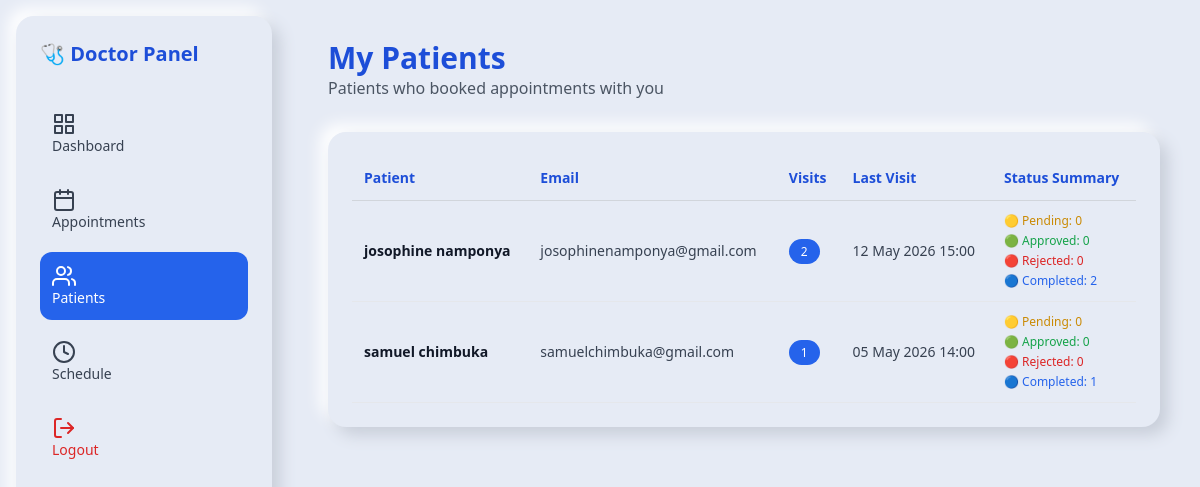
The app's page /patient_list.php (signed in) with its own data.
### tables this page shows
CREATE TABLE IF NOT EXISTS `users` (
  `id` int NOT NULL AUTO_INCREMENT,
  `name` varchar(100) NOT NULL,
  `email` varchar(150) NOT NULL,
  `national_identification` varchar(50) NOT NULL,
  `password` varchar(255) NOT NULL,
  `role` enum('patient','doctor','admin') NOT NULL DEFAULT 'patient',
  `created_at` timestamp NULL DEFAULT CURRENT_TIMESTAMP,
  `status` varchar(20) DEFAULT 'active',
  `profile_image` varchar(255) DEFAULT NULL,
  PRIMARY KEY (`id`),
  UNIQUE KEY `email` (`email`),
  UNIQUE KEY `national_identification` (`national_identification`)
);

### patient_list.php (the view, shortened to what this page needs)
<?php
require "db.php";
$doctor = $_SESSION['user'];
$doctor_id = $doctor['id'];
$stmt = $conn->prepare("
    SELECT
        u.id AS patient_id,
        u.name AS patient_name,
        u.email,
        COUNT(a.id) AS total_visits,
        MAX(a.appointment_date) AS last_visit,
        SUM(CASE WHEN a.status='pending' THEN 1 ELSE 0 END) AS pending,
        SUM(CASE WHEN a.status='approved' THEN 1 ELSE 0 END) AS approved,
        SUM(CASE WHEN a.status='rejected' THEN 1 ELSE 0 END) AS rejected,
        SUM(CASE WHEN a.status='completed' THEN 1 ELSE 0 END) AS completed
    FROM appointments a
    JOIN users u ON u.id = a.patient_id
    WHERE a.doctor_id = ?
    GROUP BY a.patient_id
    ORDER BY last_visit DESC
");
$stmt->bind_param("i", $doctor_id);
$stmt->execute();
$patients = $stmt->get_result();
?>
<!DOCTYPE html>
<html>
<head>
<script src="https://cdn.tailwindcss.com"></script>
</head>
<body class="bg-[#e6ebf5] dark:bg-[#0B1220] text-gray-900 dark:text-white">
<div class="flex min-h-screen">
<aside class="w-64 card m-4 p-6">
    <h1 class="text-xl font-bold mb-8 text-blue-700 dark:text-blue-400">🩺 Doctor Panel</h1>
    <nav class="space-y-2 text-sm">
        <a href="doctor.php" class="block p-3 rounded-xl text-gray-700 dark:text-gray-300 hover:bg-blue-100 dark:hover:bg-gray-700">
            <i data-feather="grid"></i> Dashboard
        </a>
        <a href="doctor_appointments.php" class="block p-3 rounded-xl text-gray-700 dark:text-gray-300 hover:bg-blue-100 dark:hover:bg-gray-700">
            <i data-feather="calendar"></i> Appointments
        </a>
        <a href="patients.php" class="block p-3 rounded-xl bg-blue-600 text-white">
            <i data-feather="users"></i> Patients
        </a>
        <a href="doctor_schedule.php" class="block p-3 rounded-xl text-gray-700 dark:text-gray-300 hover:bg-blue-100 dark:hover:bg-gray-700">
            <i data-feather="clock"></i> Schedule
        </a>
        <a href="logout.php" class="block p-3 rounded-xl text-red-600 hover:bg-red-100 dark:hover:bg-gray-800">
            <i data-feather="log-out"></i> Logout
        </a>
    </nav>
</aside>
<main class="flex-1 p-10">
<div class="mb-8">
    <h2 class="text-3xl font-bold text-blue-700 dark:text-blue-300">My Patients</h2>
    <p class="text-gray-600 dark:text-gray-400">Patients who booked appointments with you</p>
</div>
<div class="card p-6 overflow-x-auto">
<table class="w-full text-sm">
<thead>
<tr class="border-b border-gray-300 dark:border-gray-700 text-blue-700 dark:text-blue-300">
    <th class="p-3 text-left">Patient</th>
    <th class="p-3 text-left">Email</th>
    <th class="p-3 text-left">Visits</th>
    <th class="p-3 text-left">Last Visit</th>
    <th class="p-3 text-left">Status Summary</th>
</tr>
</thead>
<tbody>
<?php while($p = $patients->fetch_assoc()): ?>
<tr class="border-b border-gray-200 dark:border-gray-800 hover:bg-blue-50 dark:hover:bg-gray-800">
    <td class="p-3 font-semibold">
        <?= htmlspecialchars($p['patient_name']) ?>
    </td>
    <td class="p-3 text-gray-700 dark:text-gray-300">
        <?= htmlspecialchars($p['email']) ?>
    </td>
    <td class="p-3">
        <span class="px-3 py-1 bg-blue-600 text-white rounded-full text-xs">
            <?= $p['total_visits'] ?>
        </span>
    </td>
    <td class="p-3 text-gray-700 dark:text-gray-300">
        <?= date("d M Y H:i", strtotime($p['last_visit'])) ?>
    </td>
    <td class="p-3 text-xs space-y-1">
        <div class="text-yellow-600">🟡 Pending: <?= $p['pending'] ?></div>
        <div class="text-green-600">🟢 Approved: <?= $p['approved'] ?></div>
        <div class="text-red-600">🔴 Rejected: <?= $p['rejected'] ?></div>
        <div class="text-blue-600">🔵 Completed: <?= $p['completed'] ?></div>
    </td>
</tr>
<?php endwhile; ?>
</tbody>
</table>
</div>
</main>
</div>
</body>
</html>

### patient_list.php (style rules this page uses)
.card { background: #e6ebf5; border-radius: 18px; box-shadow: 8px 8px 16px #c8ced9, -8px -8px 16px #ffffff; transition: 0.2s ease; }

### records on screen
users: name "josophine namponya", email "josophinenamponya@gmail.com", total_visits "2", last_visit "12 May 2026 15:00", pending "0", approved "0", rejected "0", completed "2"
users: name "samuel chimbuka", email "samuelchimbuka@gmail.com", total_visits "1", last_visit "05 May 2026 14:00", pending "0", approved "0", rejected "0", completed "1"
